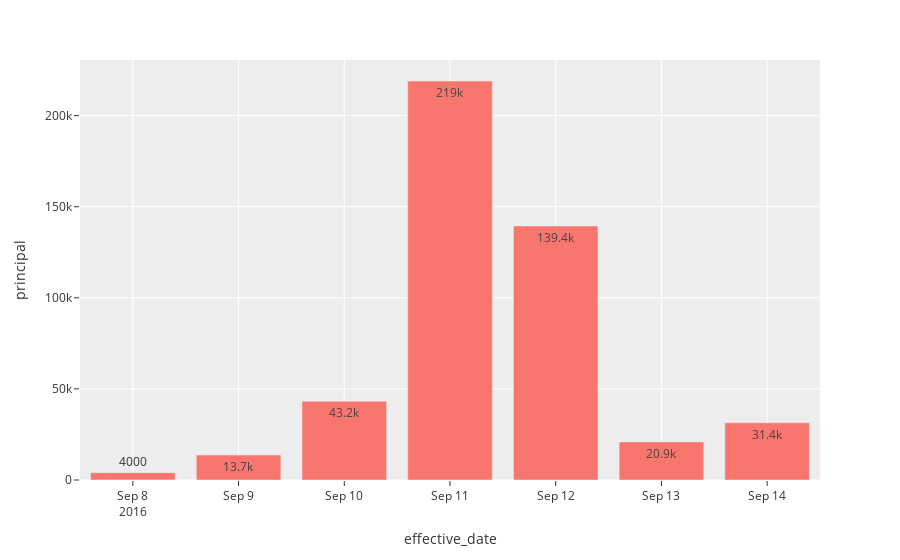

The notebook cell this image was saved under:
### Code cell
px.bar(grouped1, 'effective_date', 'principal', text_auto=True,)

### Figure 1 — Plotly figure (JSON) as saved in the notebook; plotly's stock layout.template omitted (floating-point values rounded to 4 significant figures)
{"data": [{"alignmentgroup": "True", "hovertemplate": "effective_date=%{x}<br>principal=%{y}<extra></extra>", "legendgroup": "", "marker": {"color": "#F8766D", "pattern": {"shape": ""}}, "name": "", "offsetgroup": "", "orientation": "v", "showlegend": false, "textposition": "auto", "texttemplate": "%{y}", "type": "bar", "x": ["2016-09-08T00:00:00", "2016-09-09T00:00:00", "2016-09-10T00:00:00", "2016-09-11T00:00:00", "2016-09-12T00:00:00", "2016-09-13T00:00:00", "2016-09-14T00:00:00"], "xaxis": "x", "y": [4000, 13700, 43200, 219000, 139400, 20900, 31400], "yaxis": "y"}], "layout": {"barmode": "relative", "legend": {"tracegroupgap": 0}, "margin": {"t": 60}, "xaxis": {"anchor": "y", "domain": [0, 1], "title": {"text": "effective_date"}}, "yaxis": {"anchor": "x", "domain": [0, 1], "title": {"text": "principal"}}}}
